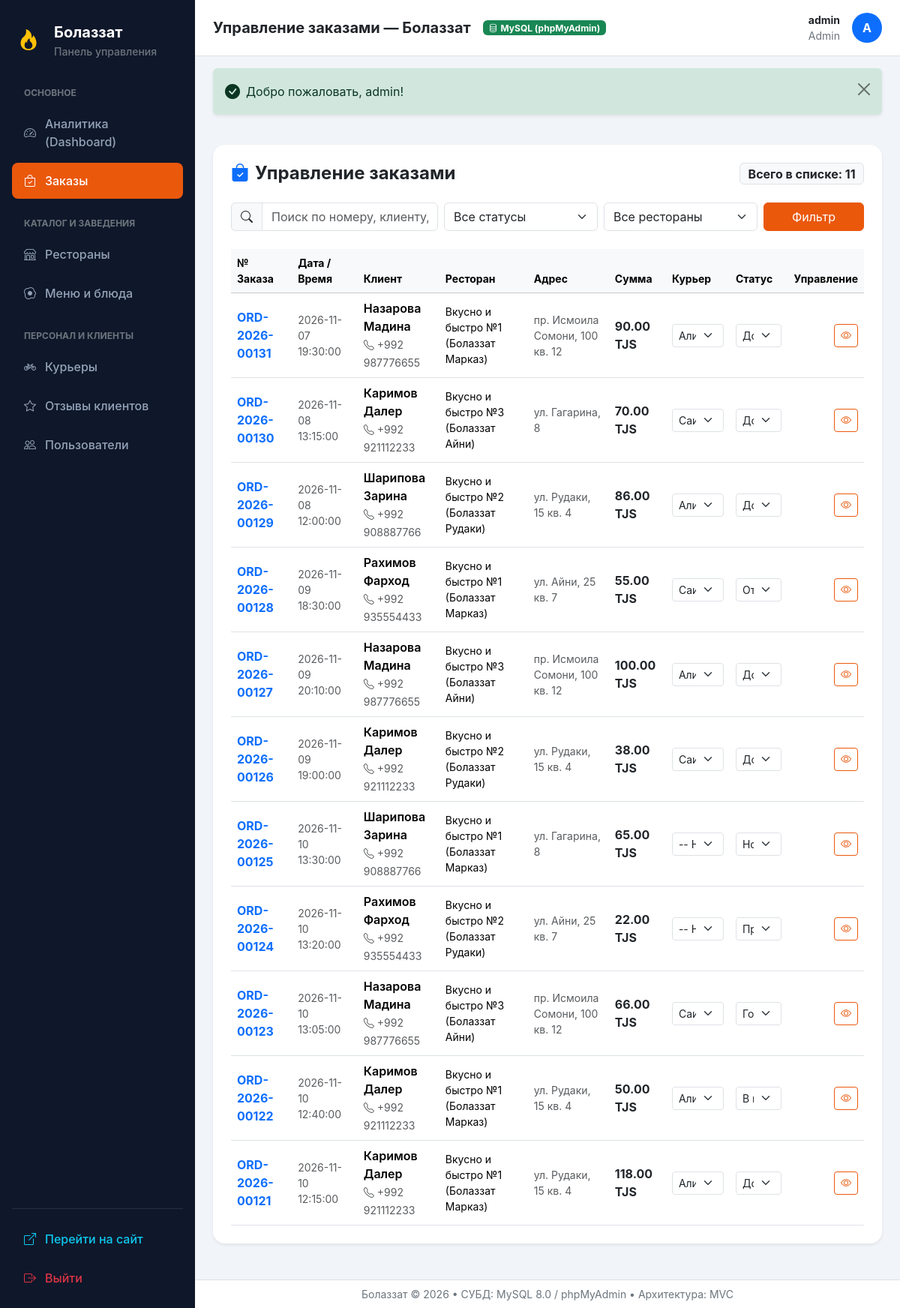
Page /admin/orders (signed in) on the committed database.
### tables this page shows
CREATE TABLE orders (
    id             INT UNSIGNED AUTO_INCREMENT PRIMARY KEY,
    number         VARCHAR(30)  NOT NULL,
    client_id      INT UNSIGNED NOT NULL,
    restaurant_id  INT UNSIGNED NOT NULL,
    address_id     INT UNSIGNED NOT NULL,
    courier_id     INT UNSIGNED NULL,
    manager_id     INT UNSIGNED NULL,
    status         ENUM('new','accepted','cooking','on_the_way','delivered','cancelled')
                                 NOT NULL DEFAULT 'new',
    payment_method ENUM('cash','card_online','alif','dc') NOT NULL,
    comment        VARCHAR(255) NULL,
    created_at     DATETIME     NOT NULL DEFAULT CURRENT_TIMESTAMP,
    accepted_at    DATETIME     NULL,
    delivered_at   DATETIME     NULL,
    CONSTRAINT uq_orders_number UNIQUE (number),
    CONSTRAINT chk_order_dates CHECK (delivered_at IS NULL OR delivered_at >= created_at),
    CONSTRAINT fk_orders_client     FOREIGN KEY (client_id)
        REFERENCES clients(id)     ON DELETE RESTRICT ON UPDATE CASCADE,
    CONSTRAINT fk_orders_restaurant FOREIGN KEY (restaurant_id)
        REFERENCES restaurants(id) ON DELETE RESTRICT ON UPDATE CASCADE,
    CONSTRAINT fk_orders_address    FOREIGN KEY (address_id)
        REFERENCES addresses(id)   ON DELETE RESTRICT ON UPDATE CASCADE,
    CONSTRAINT fk_orders_courier    FOREIGN KEY (courier_id)
        REFERENCES couriers(id)    ON DELETE SET NULL  ON UPDATE CASCADE,
    CONSTRAINT fk_orders_manager    FOREIGN KEY (manager_id)
        REFERENCES users(id)       ON DELETE SET NULL  ON UPDATE CASCADE,
    INDEX idx_orders_status  (status),
    INDEX idx_orders_created (created_at)
);

CREATE TABLE clients (
    id          INT UNSIGNED AUTO_INCREMENT PRIMARY KEY,
    user_id     INT UNSIGNED NULL,
    last_name   VARCHAR(60)  NOT NULL,
    first_name  VARCHAR(60)  NOT NULL,
    middle_name VARCHAR(60)  NULL,
    phone       VARCHAR(20)  NOT NULL,
    email       VARCHAR(120) NULL,
    created_at  DATETIME     NOT NULL DEFAULT CURRENT_TIMESTAMP,
    CONSTRAINT uq_clients_user  UNIQUE (user_id),
    CONSTRAINT uq_clients_phone UNIQUE (phone),
    CONSTRAINT uq_clients_email UNIQUE (email),
    CONSTRAINT fk_clients_user FOREIGN KEY (user_id)
        REFERENCES users(id) ON DELETE SET NULL ON UPDATE CASCADE,
    INDEX idx_clients_last_name (last_name)
);

CREATE TABLE restaurants (
    id                 INT UNSIGNED AUTO_INCREMENT PRIMARY KEY,
    name               VARCHAR(150)   NOT NULL,
    address            VARCHAR(200)   NOT NULL,
    phone              VARCHAR(20)    NOT NULL,
    work_hours         VARCHAR(50)    NOT NULL,
    min_order_amount   DECIMAL(10,2)  NOT NULL,
    delivery_radius_km DECIMAL(5,2)   NOT NULL,
    CONSTRAINT uq_restaurants_name UNIQUE (name),
    CONSTRAINT chk_restaurant_amounts CHECK (min_order_amount >= 0 AND delivery_radius_km > 0)
);

CREATE TABLE addresses (
    id        INT UNSIGNED AUTO_INCREMENT PRIMARY KEY,
    client_id INT UNSIGNED  NOT NULL,
    street    VARCHAR(150)  NOT NULL,
    building  VARCHAR(10)   NOT NULL,
    apartment VARCHAR(10)   NULL,
    lat       DECIMAL(9,6)  NOT NULL DEFAULT 38.560000,
    lon       DECIMAL(9,6)  NOT NULL DEFAULT 68.780000,
    comment   VARCHAR(255)  NULL,
    CONSTRAINT fk_addresses_client FOREIGN KEY (client_id)
        REFERENCES clients(id) ON DELETE CASCADE ON UPDATE CASCADE
);

CREATE TABLE couriers (
    id        INT UNSIGNED AUTO_INCREMENT PRIMARY KEY,
    user_id   INT UNSIGNED NULL,
    full_name VARCHAR(150) NOT NULL,
    phone     VARCHAR(20)  NOT NULL,
    transport ENUM('foot','bike','car') NOT NULL,
    is_busy   TINYINT(1)   NOT NULL DEFAULT 0,
    CONSTRAINT uq_couriers_user  UNIQUE (user_id),
    CONSTRAINT uq_couriers_phone UNIQUE (phone),
    CONSTRAINT fk_couriers_user FOREIGN KEY (user_id)
        REFERENCES users(id) ON DELETE SET NULL ON UPDATE CASCADE
);

### app/Views/admin/orders/index.php (the view, shortened to what the rows shown need)
<div class="card border-0 shadow-sm rounded-4 p-4 bg-white mb-4">
    <div class="d-flex flex-wrap justify-content-between align-items-center gap-3 mb-4">
        <h4 class="fw-bold m-0"><i class="bi bi-bag-check-fill text-primary me-2"></i>Управление заказами</h4>
        <span class="badge bg-light text-dark border fs-6">Всего в списке: <?= count($orders) ?></span>
    </div>
    <form action="/admin/orders" method="GET" class="row g-2 mb-4">
        <div class="col-md-4">
            <div class="input-group">
                <span class="input-group-text bg-light"><i class="bi bi-search"></i></span>
                <input type="text" name="search" class="form-control" placeholder="Поиск по номеру, клиенту, тел..." value="<?= View::e($search) ?>">
            </div>
        </div>
        <div class="col-md-3">
            <select name="status" class="form-select" onchange="this.form.submit()">
                <option value="">Все статусы</option>
            </select>
        </div>
        <div class="col-md-3">
            <select name="restaurant_id" class="form-select" onchange="this.form.submit()">
                <option value="">Все рестораны</option>
            </select>
        </div>
        <div class="col-md-2 d-flex gap-2">
            <button type="submit" class="btn btn-primary w-100">Фильтр</button>
        </div>
    </form>
    <div class="table-responsive">
        <table class="table table-hover align-middle mb-0">
            <thead class="table-light small">
                <tr>
                    <th>№ Заказа</th>
                    <th>Дата / Время</th>
                    <th>Клиент</th>
                    <th>Ресторан</th>
                    <th>Адрес</th>
                    <th>Сумма</th>
                    <th>Курьер</th>
                    <th>Статус</th>
                    <th class="text-end">Управление</th>
                </tr>
            </thead>
            <tbody>
                <?php if (empty($orders)): ?>
                    <tr>
                        <td colspan="9" class="text-center py-5 text-muted">
                            Заказов по выбранным критериям не найдено.
                        </td>
                    </tr>
                <?php else: ?>
                    <?php foreach ($orders as $o): ?>
                        <tr>
                            <td>
                                <a href="/admin/orders/show/<?= $o['id'] ?>" class="fw-bold text-decoration-none">
                                    <?= View::e($o['number']) ?>
                                </a>
                            </td>
                            <td class="small text-muted"><?= View::e($o['created_at']) ?></td>
                            <td>
                                <div class="fw-semibold"><?= View::e($o['client_name']) ?></div>
                                <small class="text-muted"><i class="bi bi-telephone me-1"></i>+992 <?= View::e($o['client_phone']) ?></small>
                            </td>
                            <td class="small"><?= View::e($o['restaurant_name']) ?></td>
                            <td class="small text-muted"><?= View::e($o['street']) ?>, <?= View::e($o['building']) ?><?= !empty($o['apartment']) ? ' кв. ' . View::e($o['apartment']) : '' ?></td>
                            <td class="fw-bold text-dark"><?= View::price($o['total_amount']) ?></td>
                            <td>
                                <form action="/admin/orders/assign-courier" method="POST" class="d-inline-flex gap-1 m-0">
                                    <select name="courier_id" class="form-select form-select-sm" style="max-width: 150px;" onchange="this.form.submit()">
                                        <option value="">-- Назначить --</option>
                                        <?php foreach ($couriers as $courier): ?>
                                            <option value="<?= $courier['id'] ?>" <?= $o['courier_id'] == $courier['id'] ? 'selected' : '' ?>>
                                                <?= View::e($courier['full_name']) ?> <?= $courier['is_busy'] ? ' (занят)' : '' ?>
                                            </option>
                                        <?php endforeach; ?>
                                    </select>
                                </form>
                            </td>
                            <td>
                                <form action="/admin/orders/status" method="POST" class="m-0">
                                    <select name="status" class="form-select form-select-sm" style="max-width: 140px;" onchange="this.form.submit()">
                                        <?php foreach ($statuses as $sKey => $sLabel): ?>
                                            <option value="<?= $sKey ?>" <?= $o['status'] === $sKey ? 'selected' : '' ?>>
                                                <?= $sLabel ?>
                                            </option>
                                        <?php endforeach; ?>
                                    </select>
                                </form>
                            </td>
                            <td class="text-end">
                                <a href="/admin/orders/show/<?= $o['id'] ?>" class="btn btn-sm btn-outline-primary" title="Подробнее">
                                    <i class="bi bi-eye"></i>
                                </a>
                            </td>
                        </tr>
                    <?php endforeach; ?>
                <?php endif; ?>
            </tbody>
        </table>
    </div>
</div>

### app/Core/Router.php (shortened to what the rows shown need)
<?php
class Router
{
    private array $routes = [];
    private function addRoute(string $method, string $path, array|callable $handler): void
    {
        $pattern = preg_replace('/\{([a-zA-Z0-9_]+)\}/', '(?P<$1>[^/]+)', $path);
        $pattern = '#^' . $pattern . '$#';
        $this->routes[] = [
            'method' => $method,
            'pattern' => $pattern,
            'handler' => $handler,
        ];
    }
    public function dispatch(string $uri, string $method): void
    {
        $path = parse_url($uri, PHP_URL_PATH);
        $path = '/' . trim($path, '/');
        foreach ($this->routes as $route) {
            if ($route['method'] === $method && preg_match($route['pattern'], $path, $matches)) {
                $params = array_filter($matches, '\is_string', ARRAY_FILTER_USE_KEY);
                $handler = $route['handler'];
                if (is_array($handler) && count($handler) === 2) {
                    [$class, $action] = $handler;
                    if (class_exists($class)) {
                        $controller = new $class();
                        if (method_exists($controller, $action)) {
                            call_user_func_array([$controller, $action], $params);
                            return;
                        }
                    }
                }
            }
        }
    }
}

### rows in the picture
orders: number "ORD-2026-00131", created_at "2026-11-07 19:30:00", client_name "Назарова Мадина", client.phone "987776655", restaurant.name "Вкусно и быстро №1 (Болаззат Марказ)", address.street "пр. Исмоила Сомони", address.building "100", address.apartment "12", total_amount "90.00 TJS", courier_id "Алиев Фарход", status "Доставлен"
orders: number "ORD-2026-00130", created_at "2026-11-08 13:15:00", client_name "Каримов Далер", client.phone "921112233", restaurant.name "Вкусно и быстро №3 (Болаззат Айни)", address.street "ул. Гагарина", address.building "8", total_amount "70.00 TJS", courier_id "Саидов Рустам", status "Доставлен"
orders: number "ORD-2026-00129", created_at "2026-11-08 12:00:00", client_name "Шарипова Зарина", client.phone "908887766", restaurant.name "Вкусно и быстро №2 (Болаззат Рудаки)", address.street "ул. Рудаки", address.building "15", address.apartment "4", total_amount "86.00 TJS", courier_id "Алиев Фарход", status "Доставлен"
orders: number "ORD-2026-00128", created_at "2026-11-09 18:30:00", client_name "Рахимов Фарход", client.phone "935554433", restaurant.name "Вкусно и быстро №1 (Болаззат Марказ)", address.street "ул. Айни", address.building "25", address.apartment "7", total_amount "55.00 TJS", courier_id "Саидов Рустам", status "Отменён"
orders: number "ORD-2026-00127", created_at "2026-11-09 20:10:00", client_name "Назарова Мадина", client.phone "987776655", restaurant.name "Вкусно и быстро №3 (Болаззат Айни)", address.street "пр. Исмоила Сомони", address.building "100", address.apartment "12", total_amount "100.00 TJS", courier_id "Алиев Фарход", status "Доставлен"
orders: number "ORD-2026-00126", created_at "2026-11-09 19:00:00", client_name "Каримов Далер", client.phone "921112233", restaurant.name "Вкусно и быстро №2 (Болаззат Рудаки)", address.street "ул. Рудаки", address.building "15", address.apartment "4", total_amount "38.00 TJS", courier_id "Саидов Рустам", status "Доставлен"
orders: number "ORD-2026-00125", created_at "2026-11-10 13:30:00", client_name "Шарипова Зарина", client.phone "908887766", restaurant.name "Вкусно и быстро №1 (Болаззат Марказ)", address.street "ул. Гагарина", address.building "8", total_amount "65.00 TJS", status "Новый"
orders: number "ORD-2026-00124", created_at "2026-11-10 13:20:00", client_name "Рахимов Фарход", client.phone "935554433", restaurant.name "Вкусно и быстро №2 (Болаззат Рудаки)", address.street "ул. Айни", address.building "25", address.apartment "7", total_amount "22.00 TJS", status "Принят"
orders: number "ORD-2026-00123", created_at "2026-11-10 13:05:00", client_name "Назарова Мадина", client.phone "987776655", restaurant.name "Вкусно и быстро №3 (Болаззат Айни)", address.street "пр. Исмоила Сомони", address.building "100", address.apartment "12", total_amount "66.00 TJS", courier_id "Саидов Рустам", status "Готовится"
orders: number "ORD-2026-00122", created_at "2026-11-10 12:40:00", client_name "Каримов Далер", client.phone "921112233", restaurant.name "Вкусно и быстро №1 (Болаззат Марказ)", address.street "ул. Рудаки", address.building "15", address.apartment "4", total_amount "50.00 TJS", courier_id "Алиев Фарход", status "В пути"
orders: number "ORD-2026-00121", created_at "2026-11-10 12:15:00", client_name "Каримов Далер", client.phone "921112233", restaurant.name "Вкусно и быстро №1 (Болаззат Марказ)", address.street "ул. Рудаки", address.building "15", address.apartment "4", total_amount "118.00 TJS", courier_id "Алиев Фарход", status "Доставлен"

### other values in the picture
Session::getFlash($type) "Добро пожаловать, admin!"
count($orders) "11"
